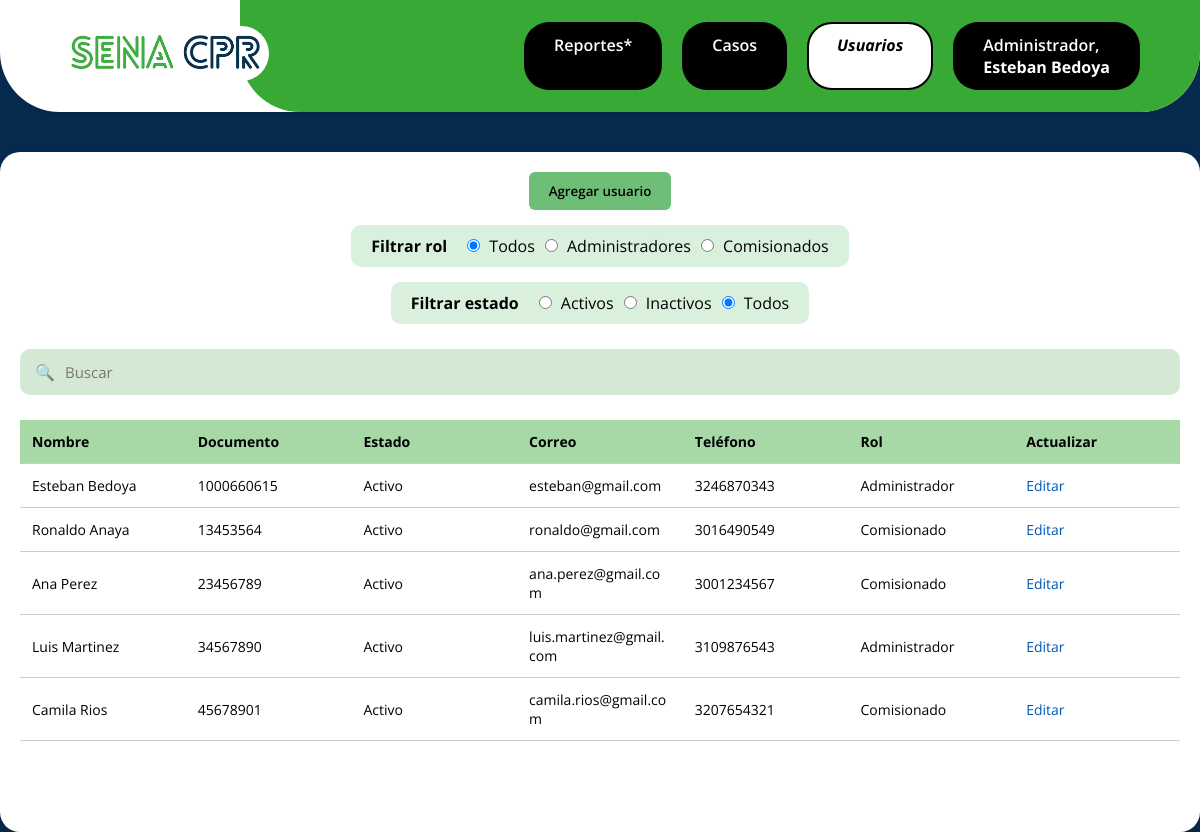
The page /public/usuarios.php (signed in) on the database as committed earlier.
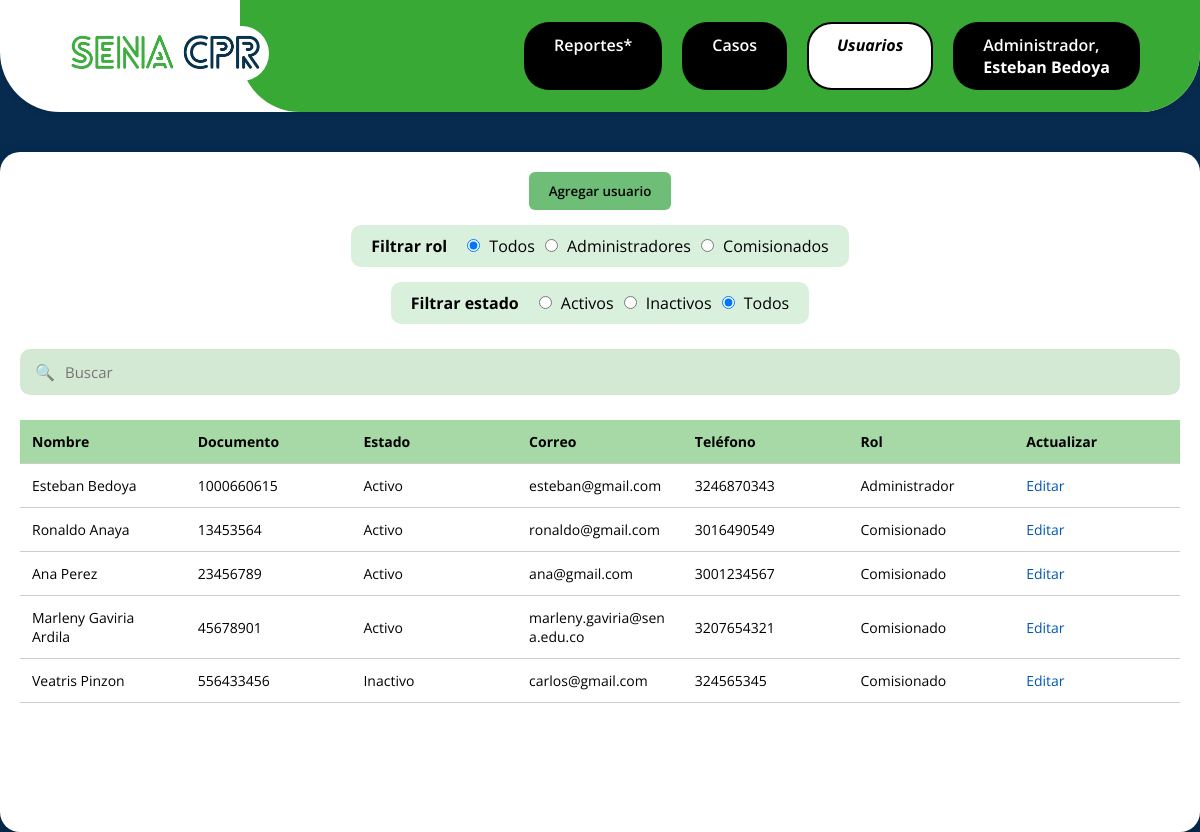
The same page on the database as committed later.
### tables this page shows
CREATE TABLE `usuarios` (
  `id` int(11) NOT NULL,
  `documento` varchar(20) NOT NULL,
  `username` varchar(50) NOT NULL,
  `password` varchar(255) NOT NULL,
  `rol` tinyint(4) NOT NULL CHECK (`rol` between 1 and 3),
  `estado` tinyint(1) NOT NULL DEFAULT 1,
  `correo` varchar(255) NOT NULL,
  `telefono` varchar(20) DEFAULT NULL,
  `remember_token` varchar(255) DEFAULT NULL,
  `creado_por` int(11) DEFAULT NULL,
  `fecha_creacion` datetime DEFAULT current_timestamp()
);

### app/controllers/UsuarioController.php (called while the page is built, shortened)
<?php
require_once __DIR__ . '/../models/User.php';
class UsuarioController
{
    public function index()
    {
        $activePage = 'usuarios';
        $filtro_estado = $_GET['filtro_estado'] ?? 'todos';
        $filtro_rol    = $_GET['filtro_rol'] ?? 'todos';
        $usuarios = User::filtrar($filtro_estado, $filtro_rol);
        include __DIR__ . '/../views/admin/usuarios.php';
    }
}

### public/usuarios.php (called while the page is built, shortened)
<?php
require_once __DIR__ . '/../app/controllers/UsuarioController.php';
$controller = new UsuarioController();
$action = $_GET['action'] ?? 'index';
$controller->$action();

### app/models/User.php (called while the page is built, shortened)
<?php
require_once __DIR__ . '/../../config/db.php';
class User
{
    public static function filtrar($estado, $rol)
{
    global $pdo;
    $sql = "SELECT * FROM usuarios WHERE 1 = 1";
    $params = [];
    $sql .= " AND NOT (username = ? AND documento = ?)";
    $params[] = 'Sistema';
    $params[] = 'SYSTEM-000';
    $stmt = $pdo->prepare($sql);
    $stmt->execute($params);
    return $stmt->fetchAll(PDO::FETCH_ASSOC);
}
}

### app/views/admin/usuarios.php (the view, shortened to what this page needs)
<!DOCTYPE html>
<html lang="es">
<head>
    <link rel="stylesheet" href="/project-cpr/public/assets/css/globals/base.css">
    <link rel="stylesheet" href="/project-cpr/public/assets/css/administrador/usuarios.css">
</head>
<body class="private">
    <?php include __DIR__ . '/../components/header_administrador.php'; ?>
    <div class="main-content">
        <div class="usuarios-container">
            <div class="top-actions">
                <button class="btn-agregar" onclick="abrirModalAgregar()">Agregar usuario</button>
                <div class="filtros" id="filtro-fol">
                    <span class="titulo-filtro">Filtrar rol</span>
                    <label>
                        <input
                            type="radio"
                            name="filtro_rol"
                            value="todos"
                            <?= $filtro_rol === 'todos' ? 'checked' : '' ?>> Todos
                    </label>
                    <label>
                        <input
                            type="radio"
                            name="filtro_rol"
                            value="1"
                            <?= $filtro_rol === '1' ? 'checked' : '' ?>> Administradores
                    </label>
                    <label>
                        <input
                            type="radio"
                            name="filtro_rol"
                            value="2"
                            <?= $filtro_rol === '2' ? 'checked' : '' ?>> Comisionados
                    </label>
                </div>
                <div class="filtros" id="filtro-estado">
                    <span class="titulo-filtro">Filtrar estado</span>
                    <label>
                        <input
                            type="radio"
                            name="filtro_estado"
                            value="activos"
                            <?= $filtro_estado === 'activos' ? 'checked' : '' ?>> Activos
                    </label>
                    <label>
                        <input
                            type="radio"
                            name="filtro_estado"
                            value="inactivos"
                            <?= $filtro_estado === 'inactivos' ? 'checked' : '' ?>> Inactivos
                    </label>
                    <label>
                        <input
                            type="radio"
                            name="filtro_estado"
                            value="todos"
                            <?= $filtro_estado === 'todos' ? 'checked' : '' ?>> Todos
                    </label>
                </div>
            </div>
            <div class="buscador">
                <span class="icon">🔍</span>
                <input type="text" placeholder="Buscar">
            </div>
            <table class="tabla-usuarios">
                <thead>
                    <tr>
                        <th>Nombre</th>
                        <th>Documento</th>
                        <th>Estado</th>
                        <th>Correo</th>
                        <th>Teléfono</th>
                        <th>Rol</th>
                        <th>Actualizar</th>
                    </tr>
                </thead>
                <tbody>
                    <?php foreach ($usuarios as $usuario): ?>
                        <tr>
                            <td><?= htmlspecialchars($usuario['username']) ?></td>
                            <td><?= htmlspecialchars($usuario['documento']) ?></td>
                            <td><?= $usuario['estado'] == 1 ? 'Activo' : 'Inactivo' ?></td>
                            <td><?= htmlspecialchars($usuario['correo']) ?></td>
                            <td><?= htmlspecialchars($usuario['telefono']) ?></td>
                            <td>
                                <?php
                                switch ($usuario['rol']) {
                                    case 1:
                                        echo 'Administrador';
                                        break;
                                    case 2:
                                        echo 'Comisionado';
                                        break;
                                }
                                ?>
                            </td>
                            <td class="acciones">
                                <span class="editar" onclick="abrirModalEditar(
                                '<?= $usuario['id'] ?>',
                                '<?= addslashes($usuario['username']) ?>',
                                '<?= addslashes($usuario['documento']) ?>',
                                '<?= $usuario['rol'] ?>',
                                '<?= addslashes($usuario['correo']) ?>',
                                '<?= $usuario['telefono'] ?>',
                                '<?= $usuario['estado'] ?>'
                            )">Editar</span>
                            </td>
                        </tr>
                    <?php endforeach; ?>
                </tbody>
            </table>
        </div>
    </div>
</body>
</html>

### app/views/components/header_administrador.php
<link rel="stylesheet" href="/project-cpr/public/assets/css/globals/header.css">
<div class="header-background">
  <header class="header">
    <div class="logo">
      <a href="/project-cpr/app/views/admin/reportes.php" aria-label="Ir a la página principal">
        <img src="/project-cpr/public/assets/img/logo-sena-cpr.png" alt="Logo SENA CPR">
      </a>
    </div>
    <nav class="nav-menu" aria-label="Menú de navegación">
      <a href="/project-cpr/public/reportes.php" class="nav-item <?= ($activePage === 'reportes') ? 'active' : ''; ?>">Reportes*</a>
      <a href="/project-cpr/public/casos.php" class="nav-item <?= ($activePage === 'casos') ? 'active' : ''; ?>">Casos</a>
      <a href="/project-cpr/public/usuarios.php" class="nav-item <?= ($activePage === 'usuarios') ? 'active' : ''; ?>">Usuarios</a>
      <a href="/project-cpr/public/perfil.php" class="nav-item <?= ($activePage === 'perfil') ? 'active' : ''; ?>">
        Administrador, <br>
        <strong><?= $_SESSION['user']['username'] ?? 'Administrador'; ?></strong>
      </a>
    </nav>
  </header>
</div>

### public/assets/css/globals/base.css (style rules this page uses)
* { margin: 0; padding: 0; box-sizing: border-box; font-family: 'Open Sans', sans-serif; }
html, body { color: #fff; height: 100%; min-height: 100%; background-color: #062b4f; overscroll-behavior: none; }
.main-content { background-color: #ffffff; min-height: calc(100vh - 120px); margin: 40px auto; padding: 20px; border-radius: 20px; box-shadow: 0 8px 20px rgba(0, 0, 0, 0.2); max-width: 2000px; }

### public/assets/css/administrador/usuarios.css (style rules this page uses)
.usuarios-container { width: 100%; display: flex; flex-direction: column; gap: 25px; }
.top-actions { display: flex; flex-direction: column; align-items: center; justify-content: center; gap: 15px; }
.btn-agregar { background-color: #6fbe77; padding: 10px 20px; border-radius: 6px; border: none; cursor: pointer; font-weight: 600; color: #000000; transition: background 0.2s; }
.filtros { background: #d9f0dd; padding: 10px 20px; border-radius: 10px; color: #000; display: flex; align-items: center; }
.filtros .titulo-filtro { font-weight: 700; margin-right: 10px; }
.filtros label { margin-left: 10px; cursor: pointer; }
.filtros input { margin-right: 5px; }
.buscador { width: 100%; background: #d4e9d4; padding: 12px 15px; border-radius: 10px; display: flex; align-items: center; }
.buscador .icon { margin-right: 10px; opacity: 0.7; }
.buscador input { width: 100%; border: none; font-size: 15px; background: transparent; outline: none; }
.tabla-usuarios { width: 100%; border-collapse: collapse; table-layout: fixed; }
.tabla-usuarios thead { background: #a7d9a7; }
.tabla-usuarios th, .tabla-usuarios td { padding: 12px; text-align: left; font-size: 14px; border-bottom: 1px solid #ccc; color: #000; word-wrap: break-word; overflow-wrap: break-word; }
.acciones span { color: #0056b3; cursor: pointer; }

### public/assets/css/globals/header.css (style rules this page uses)
.header { display: flex; justify-content: space-between; align-items: center; padding: 20px 60px; background-color: #fff; border-radius: 0 0 60px 60px; box-shadow: 0 2px 6px rgba(0, 0, 0, 0.1); position: relative; z-index: 1; }
.logo { padding: 6px; position: relative; z-index: 2; background-color: transparent; }
.logo img { height: 55px; z-index: 2; position: relative; z-index: 2; border-radius: 30px; }
.header::after { content: ""; position: absolute; top: 0; right: 0; width: 80%; height: 100%; background-color: #39A935; border-radius: 0 0 60px 60px; z-index: 0; }
.nav-menu { display: flex; gap: 20px; z-index: 2; }
.nav-item { background-color: #000; color: #fff; text-decoration: none; padding: 10px 28px; border-radius: 25px; border: 2px solid transparent; font-weight: 600; transition: all 0.3s; }
.nav-item.active { background-color: #fff; color: #000; border: 2px solid #000; font-weight: 700; font-style: italic; }

Rows that differ between the two databases and show on the page:
removed usuarios: username "Luis Martinez", documento "34567890", estado "Activo", correo "luis.martinez@gmail.com", telefono "3109876543", rol "Administrador"
removed usuarios: username "Camila Rios", documento "45678901", estado "Activo", correo "camila.rios@gmail.com", telefono "3207654321", rol "Comisionado"
changed usuarios "Ana Perez": correo "ana.perez@gmail.com" → "ana@gmail.com"
added usuarios: username "Marleny Gaviria Ardila", documento "45678901", estado "Activo", correo "marleny.gaviria@sena.edu.co", telefono "3207654321", rol "Comisionado"
added usuarios: username "Veatris Pinzon", documento "556433456", estado "Inactivo", correo "carlos@gmail.com", telefono "324565345", rol "Comisionado"
